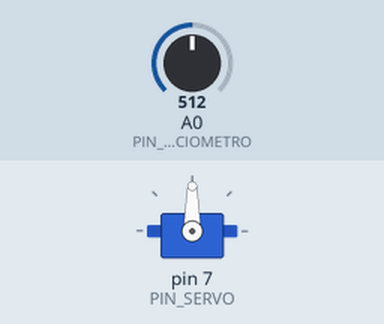
This sketch was run on a simulated Arduino Uno, built with avr-gcc and run on an emulated ATmega328P. Shown: servo. Inputs (shaded band) come from the test bench; at power-on: A0 (PIN_POTENCIOMETRO) = 512.

Above: at 1.2 s.
1.3 s: A0 (PIN_POTENCIOMETRO) set to 716
At 2.5 s:
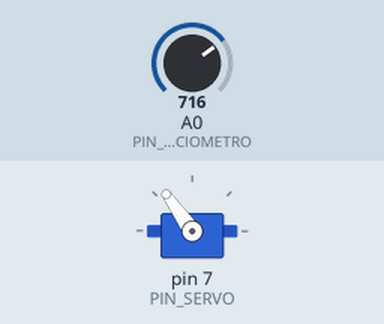
2.8 s: A0 (PIN_POTENCIOMETRO) set to 900
At 3.4 s:
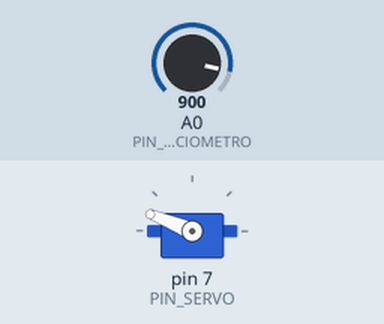
4.3 s: A0 (PIN_POTENCIOMETRO) set to 1023
At 4.8 s:
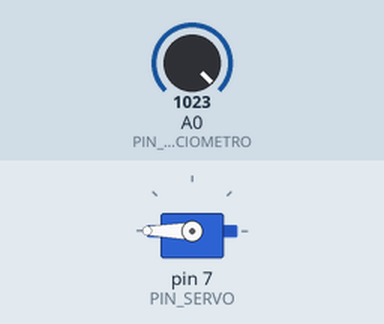
5.8 s: A0 (PIN_POTENCIOMETRO) set to 306
At 6.9 s:
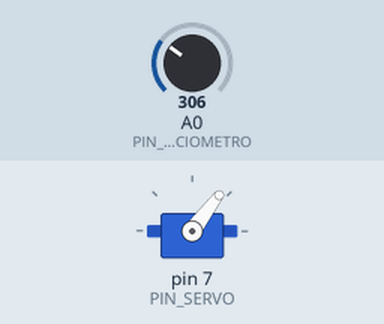
7.3 s: A0 (PIN_POTENCIOMETRO) set to 122
At 8.3 s:
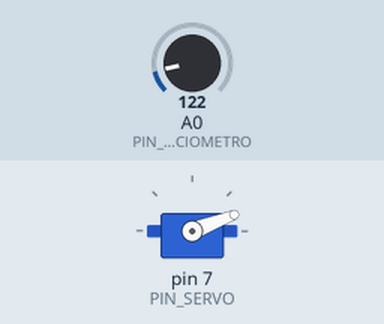
Timing chart, 0 to 9.8 s (numbered marks = the images above; inputs shaded):
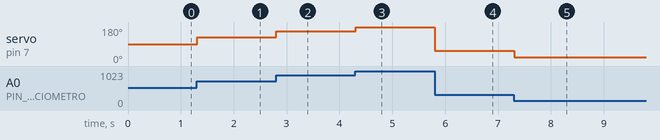

Measured:
- after the input at 1.3 s, servo on pin 7 (PIN_SERVO): 90° → 125° at once
- after the input at 2.8 s, servo on pin 7 (PIN_SERVO): 125° → 158° at once
- after the input at 4.3 s, servo on pin 7 (PIN_SERVO): 158° → 180° at once
- after the input at 5.8 s, servo on pin 7 (PIN_SERVO): 180° → 53° at once
- after the input at 7.3 s, servo on pin 7 (PIN_SERVO): 53° → 21° at once

The sketch:

_15_Servo_and_Potenciometro.ino
```cpp
/*
   Programar: Servo_and_Potenciometro
   Autor: Joab Torres Alencar
   Curso: Tecnologo em Análise  e Desenvolvimento de Sistemas - Turma 2015
*/
#include <Servo.h>
#define PIN_SERVO 7
Servo myservo;

#define PIN_POTENCIOMETRO A0

unsigned int valor;
/*
  Função: setup() - executa somente uma vez no projeto
*/
void setup() {
  myservo.attach(PIN_SERVO);
  pinMode(PIN_POTENCIOMETRO, INPUT);
}

/*
  Função: Loop() - Executa infinitamente no projeto desde que o arduino esteja ligado!
*/
void loop() {
  valor = map(analogRead(PIN_POTENCIOMETRO), 0, 1023, 0, 180);
  myservo.write(valor);
  delay(15);
}
```
